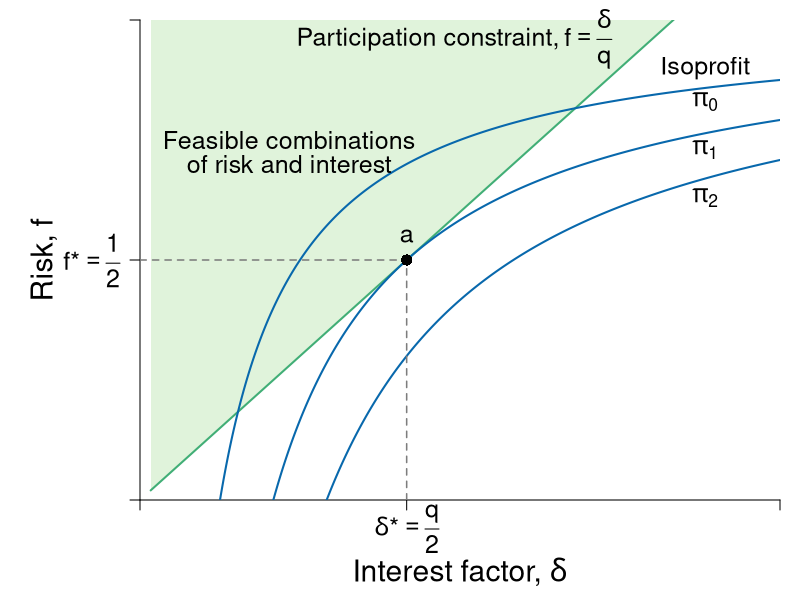

Write R code to recreate this figure.
#Graph Designer: Simon Halliday, Scott Cohn
#Authors: Bowles, Foley and Halliday
#Title: Coordination, Conflict and Competition: A Text in Microeconomics

library(shape)
pdf(file = "credit/contractual_risk.pdf", width = 8, height = 6)

#Set parameters for graphics
axislabelsize <- 1.8
labelsize <- 1.5
namesize <- 1.8
annotatesize <- 1.5
graphlinewidth <- 2
segmentlinewidth <- 1.5

COL <- c("#7fc97f", "#beaed4", "#fdc086", "#ffff99", "#386cb0", "#f0027f", "#bf5b17", "#666666")
COLA <- c("#e0f3db", "#99d8c9","#66c2a4","#41ae76", "#238b45", "#005824")
COLB <- c("#c6dbef", "#4eb3d3", "#2b8cbe", "#0868ac","#084081")
COLC <- c("#fcfbfd", "#efedf5", "#dadaeb", "#bcbddc", "#9e9ac8", "#807dba", "#6a51a3", "#54278f", "#3f007d")
grays <- gray.colors(25, start = 1, end = 0)

#Edited the margins to cater for the larger LHS labels
par(mar =  c(5, 7, 1, 1))

PCFn <- function(delta, q = 0.5) {
  delta/q
}

isoreturnFn <- function(delta, pi=0.125) {
  1 - (pi)/delta
}

xlims <- c(0, 0.6)
ylims <- c(0, 1)

npts <- 501 
x <- seq(xlims[1], xlims[2], length.out = npts)
y <- seq(ylims[1], ylims[2], length.out = npts) 
a <- c(2, 4, 6)

plot(0, 0, xlim = xlims, ylim = ylims, type = "n",
     xlab = expression(paste("")),
     ylab = expression(paste("")), 
     xaxt = "n", 
     yaxt = "n", 
     cex.lab = axislabelsize, 
     bty = "n", 
     xaxs = "i", 
     yaxs = "i"
)


ticksy <- c(ylims[1], isoreturnFn(delta= 0.25), ylims[2])
ylabels <- c(NA, expression(paste(f,"*", phantom()==frac(1,2))), NA)
ticksx <- c(xlims[1], 0.25, xlims[2])
xlabels <- c(NA, NA, NA)
text(0.25, -0.06, expression(paste(delta,"*", phantom()==frac(q, 2))), xpd = TRUE, cex = labelsize) 


axis(1, at = ticksx, pos = 0, labels = xlabels, cex.axis = labelsize)
axis(2, at = ticksy, pos = 0, labels = ylabels, las = 1, cex.axis = labelsize)

npts <- 500 
xx1 <- seq(0.01, xlims[2], length.out = npts)
xx2 <- seq(0, xlims[2], length.out = npts)
xx3 <- seq(1.5, 2.5, length.out = npts)
xx4 <- seq(3, 5, length.out = npts)
xx5 <- seq(7, 9, length.out = npts)



#Draw the polygon for feasibility
xpoly1 <- c(0.01, xx1, 0.01, 0.01)
ypoly1 <- c(0.01, PCFn(xx1), ylims[2], 0.01)
polygon(x = xpoly1, y = ypoly1, col = COLA[1], density = NULL, border = NA)


#Draw the graphs
lines(xx1, PCFn(xx1), col = COLA[4], lwd = graphlinewidth)
lines(xx1, isoreturnFn(xx1), col = COLB[4], lwd = graphlinewidth)
lines(xx1, isoreturnFn(xx1, pi = 0.075), col = COLB[4], lwd = graphlinewidth)
lines(xx1, isoreturnFn(xx1, pi = 0.175), col = COLB[4], lwd = graphlinewidth)


#Label the feasible frontier
text(0.14, 0.75, expression("Feasible combinations"), cex = labelsize)
text(0.14, 0.7, expression("of risk and interest"), cex = labelsize)
# text(3.2, 0.5, expression("(production possibilities frontier)"), cex = labelsize)
# Arrows(4.35, 0.95, 8.1, 0.95, col = "black", lty = 1, lwd = 2, arr.type = "triangle", arr.lwd = 0.5)

#Axis labels
#mtext(expression(paste("Interest factor, ", delta)), side = 1, line = 2.5, cex = axislabelsize)
text(-0.09, 0.5*(ylims[2]), expression(paste("Risk, ", f)), xpd = TRUE, cex = axislabelsize, srt = 90) 
text(0.5*(xlims[2]), -0.15, expression(paste("Interest factor, ", delta)), xpd = TRUE, cex = axislabelsize) 



#Label participation constraint
text(0.27, 0.96, expression(paste("Participation constraint,")), cex = labelsize)
text(0.42, 0.96, expression(paste(f == frac(delta, q))), cex = labelsize, xpd = TRUE)

#Label Iso-profit
text(0.53, 0.9, expression(paste("Isoprofit")), cex = labelsize)
text(0.53, 0.83, expression(paste(pi[0])), cex = labelsize)
text(0.53, 0.73, expression(paste(pi[1])), cex = labelsize)
text(0.53, 0.63, expression(paste(pi[2])), cex = labelsize)

segments(0, isoreturnFn(0.25), 0.25, isoreturnFn(0.25), lty = 2, col = grays[20] , lwd = segmentlinewidth)
segments(0.25, 0, 0.25, isoreturnFn(0.25), lty = 2, col = grays[20] , lwd = segmentlinewidth)
text(0.25, isoreturnFn(0.25) + 0.05, expression(paste(a)), cex = labelsize)
points(0.25, isoreturnFn(0.25), pch = 16, col = "black", cex = 1.5)



dev.off()
